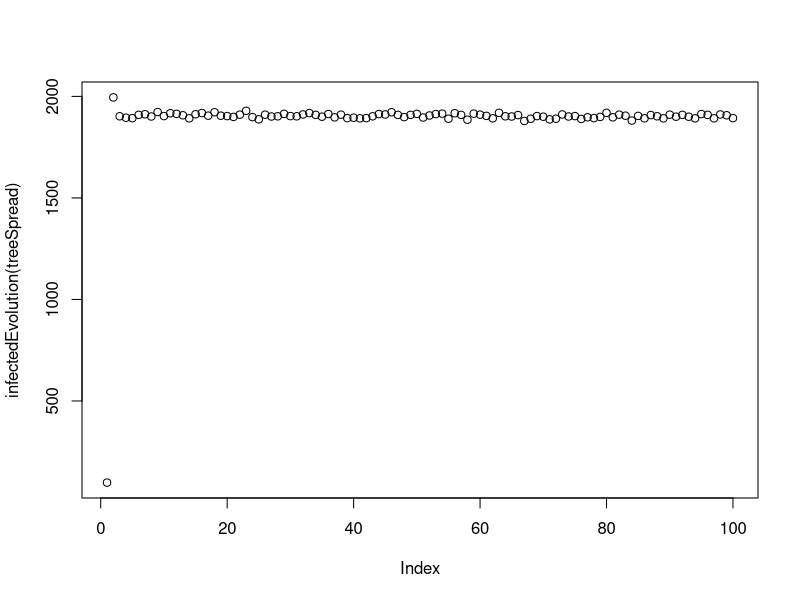
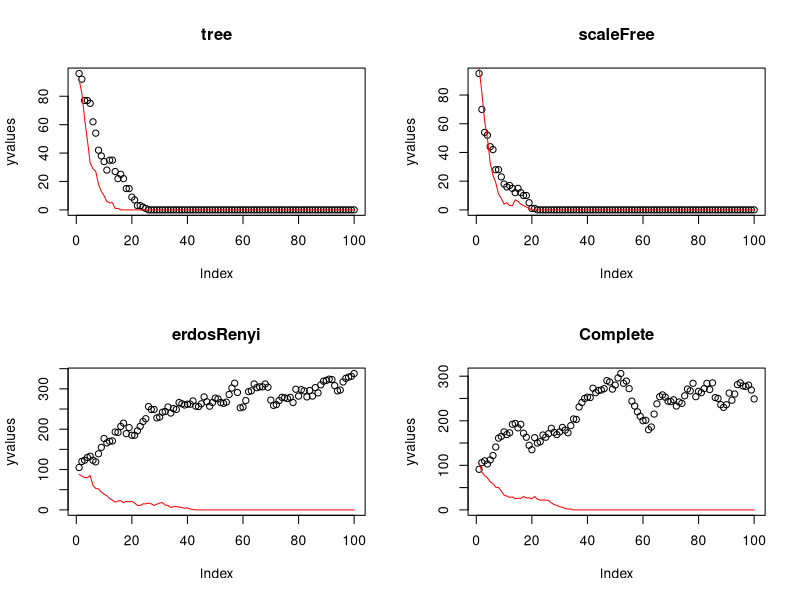

Write R code to recreate these figures, in order.
library(igraph)
library(Matrix)


# Infection Function ------------------------------------------------------

#M is the adjacency matrix
#v is the vector of infected nodes (1->infected, 0->not infected)
#beta is the probability of infection, and gamma the probability of recovery

spread <- function(M,v,tmax,beta,gamma){
  n <- length(v)
  A <- matrix(nrow=tmax,ncol=n)
  A[1,] <- as.logical(v)
  for(i in 2:tmax){
    n_inf <- M%*%as.numeric(A[i-1,])  #a vector containing the number of infected neighbours of each node
    inf <- n_inf > rgeom(n,beta)
    cured <- as.logical(rbinom(n=n,size=1,prob=gamma)*A[i-1,]) #vector infected of nodes which are cured (with probability gamma)
    A[i,] <- as.logical((A[i-1,] | inf) & !cured) #an element is infected if it already was or gets infected this time step, and it hasn't been cured
    
  }
  return (A)
}



# Graphs ------------------------------------------------------------------
n <- 2000
tree <- make_tree(n,children=2,mode = c("undirected"))

scaleF <- barabasi.game(n,.05,directed=F)

erdosRenyi <- erdos.renyi.game(n,p=0.05,directed = F)

knMatrix <- matrix(data=1,n,n)
for(i in 1:n) knMatrix[i,i] <- 0


kn <- graph_from_adjacency_matrix(knMatrix,mode=c("undirected"))

graphs <- list(tree,scaleF,erdosRenyi,kn)
graphNames <- c("tree","scaleFree","erdosRenyi","Complete")
# Generate eigenvalues -----------------------------------------------------


#max(eigen(as_adjacency_matrix(erdosRenyi))$values)
largestEigenvalue <- function(graph){
  M <- as_adj(graph)
  f2 <- function(x, extra=NULL) { cat("."); as.vector(M %*% x) }
  baev <- arpack(f2, sym=TRUE, options=list(n=vcount(graph), nev=1, ncv=20,
                                  which="LM", maxiter=200,ldv=0))
  max(abs(baev$values))
}



# Simulate -------------------------------------------------------------------


infected <- sample(c(1,0),n,replace=T,prob=c(0.05,0.95))
as.logical(infected)
treeSpread <- spread(as_adj(kn),v=infected,tmax=100,beta=.1,gamma=.05)

infectedEvolution <- function(spread){
  infected <- c()
  for(i in 1:length(spread[,1])){
    infected[i] <- length(which(spread[i,]==T))
  }
  infected
}
infectedEvolution(treeSpread)

plot(infectedEvolution(treeSpread))

simulate <- function(graph,beta=.4,gamma=.8,p0=.05,tmax=30){
  initialInfected <- sample(c(1,0),length(V(graph)),replace=T,prob=c(p0,1-p0))
  treeSpread <- spread(as_adj(graph),v=initialInfected,tmax=tmax,beta=beta,gamma=gamma)
  infectedEvolution(treeSpread)
}


# beta,gamma close to threshold -------------------------------------------

#epsilon defines the percentage that beta/gamma differs from the threshold 1/lambda_1(graph)
#The points are higher beta (above threshold), the lines is are lower beta (under threshold)
fullSimulationPlot <- function(graph,graphName,gamma,epsilon,threshold){
  betaThreshold <- gamma*threshold
  
  #above threshold
  highBeta <- min(1,betaThreshold*(1+epsilon))
  yvalues <- simulate(graph,beta=highBeta,gamma=gamma,tmax=100)
  plot(yvalues,ylim = c(0,max(yvalues)),main=graphName)
  
  
  lowBeta <- max(0,betaThreshold*(1-epsilon))
  lines(simulate(graph,beta=lowBeta,gamma=gamma,tmax=100),col="red")
  
  print(c(lowBeta,highBeta,gamma))
}

thresholds = 1/sapply(graphs,largestEigenvalue)




png(file="../images/thresholdSimulation")
par(mfrow=c(2,2))
for(i in 1:4){
  fullSimulationPlot(graphs[[i]],graphNames[i],gamma=.4,epsilon=.2,thresholds[[i]])
}
dev.off()
